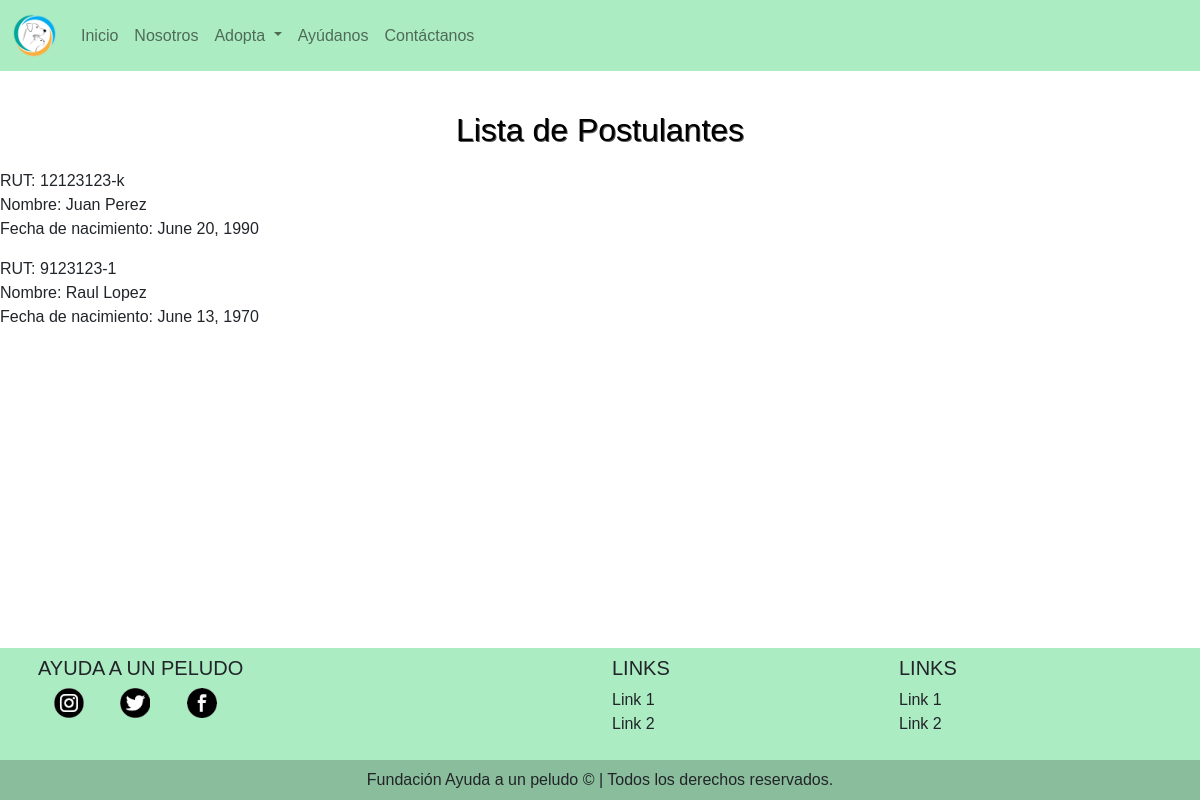
Before: /listarPostulante/ with the older database file.
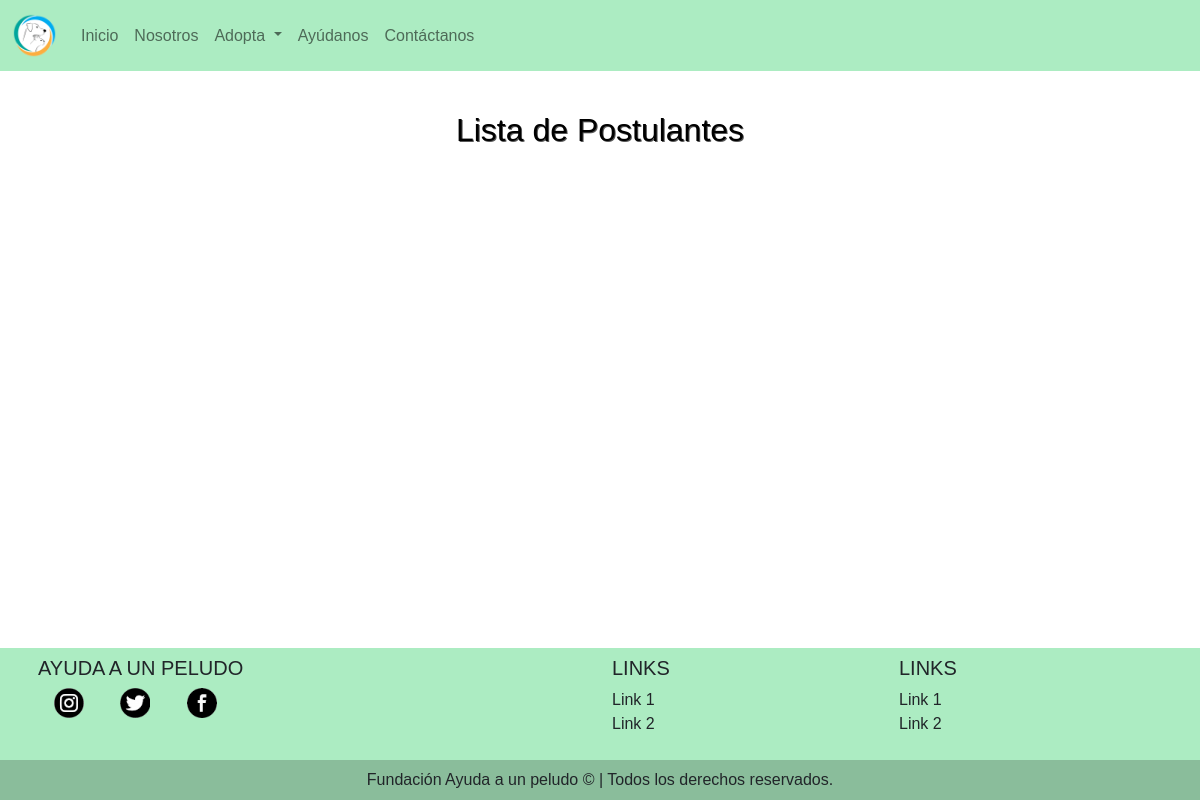
After: the same page with the newer database file.
### appPeludo/models.py (models this page shows)
class Postulante(models.Model):
    rut = models.CharField(max_length=10,primary_key=True)
    nombre = models.CharField(max_length=300)
    fecha_nac = models.DateField()
    direccion = models.CharField(max_length=300)
    numeracion = models.CharField(max_length=6)
    ciudad = models.CharField(max_length=300)
    region = models.CharField(max_length=400)
    comuna = models.CharField(max_length=400)
    cod_postal = models.CharField(max_length=20)

### appPeludo/views.py (the view)
# urls.py: path('listarPostulante/', appPeludo.views.listarPostulante, name='listarPostulante'),
def listarPostulante(request):
    postulantes = Postulante.objects.all()
    return render(request, 'listarPostulante.html',{'postulantes':postulantes})

### appPeludo/templates/listarPostulante.html
{% extends 'layout.html' %}
{% block contenido %}
    <h2 class="titulo">Lista de Postulantes </h2>
    {% for postulante in postulantes %}
        <p>RUT: {{postulante.rut}}<br>
        Nombre: {{postulante.nombre}}<br>
        Fecha de nacimiento: {{postulante.fecha_nac}}</p>
    {% endfor %}
{% endblock contenido %}

### appPeludo/templates/layout.html (shortened to what this page needs)
{% load static %}
<!DOCTYPE html>
<html>
  <head>
    <link type="text/css" rel="stylesheet" href="{% static 'css/bootstrap.min.css' %}">
    <link type="text/css" rel="stylesheet" href="{% static 'css/style.css' %}">
  </head>
    <body class="d-flex flex-column min-vh-100">
        <nav class="navbar navbar-expand-lg navbar-light sticky-top fm-bg">
        <div class="container-fluid">
            <a class="navbar-brand" href="/home">
                <img alt="logo" src="{% static 'img/logo.png' %}" width="45" height="45"/>
            </a>
            <div class="collapse navbar-collapse" id="navbarSupportedContent">
            <ul class="navbar-nav me-auto mb-2 mb-lg-0">
            <li class="nav-item">
                <a class="nav-link {% block inicio_activo %}{% endblock inicio_activo %}" href="/home">Inicio</a>
            </li>
            <li class="nav-item">
                <a class="nav-link {% block nosotros_activo %}{% endblock nosotros_activo %}" href="/nosotros">Nosotros</a>
            </li>
            <li class="nav-item dropdown">
                <a class="nav-link dropdown-toggle {% block adopta_activo %}{% endblock adopta_activo %}" href="#" id="navbarDropdown" role="button" data-bs-toggle="dropdown" aria-expanded="false">
                Adopta
                </a>
            </li>
            <li class="nav-item">
                <a class="nav-link {% block ayudanos_activo %}{% endblock ayudanos_activo %}" href="/ayudanos">Ayúdanos</a>
            </li>
            <li class="nav-item">
                <a class="nav-link {% block contactanos_activo %}{% endblock contactanos_activo %}" href="/contactanos">Contáctanos</a>
            </li>
            </ul>
            </div>
        </div>
        </nav>
        {% block contenido %}{% endblock contenido %}
        <footer class="text-center text-lg-start fm-bg mt-auto">
        <div class="container p-2">
            <div class="row">
            <div class="col-lg-6">
                <h5 class="text-uppercase">Ayuda a un peludo</h5>
                    <a href="#" class="hide-under p-3">
                    <img src="{% static 'img/instagram.png' %}" width="30" height="30" />
                    </a>
                    <a href="#" class="hide-under p-3">
                    <img src="{% static 'img/twitter.png' %}" width="30" height="30" />
                    </a>
                    <a href="#" class="hide-under p-3">
                    <img src="{% static 'img/facebook.png' %}" width="30" height="30"/>
                    </a>
            </div>
            <div class="col-lg-3">
                <h5 class="text-uppercase">Links</h5>
                <ul class="list-unstyled">
                <li>
                    <a href="#!" class="text-dark">Link 1</a>
                </li>
                <li>
                    <a href="#!" class="text-dark">Link 2</a>
                </li>
                </ul>
            </div>
            <div class="col-lg-3">
                <h5 class="text-uppercase">Links</h5>
                <ul class="list-unstyled">
                <li>
                    <a href="#!" class="text-dark">Link 1</a>
                </li>
                <li>
                    <a href="#!" class="text-dark">Link 2</a>
                </li>
                </ul>
            </div>
            </div>
        </div>
        <div class="text-center p-2" style="background-color: rgba(0, 0, 0, 0.2);">
            Fundación Ayuda a un peludo © | Todos los derechos reservados.
        </div>
        </footer>
    </body>
</html>

### appPeludo/static/css/style.css (style rules this page uses)
body { font-family: Verdana, Arial, Tahoma, Serif; }
.fm-bg { background-color: #acecc2; }
.hide-under { text-decoration:none; }
.titulo { color:black; text-shadow: 1px 1px #585858; text-align:center; margin-top: 40px; margin-bottom: 20px; }
a:link { color:rgb(65, 206, 147); text-decoration: none; }

Changed rows visible on the page:
removed Postulante: rut "12123123-k", nombre "Juan Perez", fecha_nac "June 20, 1990"
removed Postulante: rut "9123123-1", nombre "Raul Lopez", fecha_nac "June 13, 1970"
